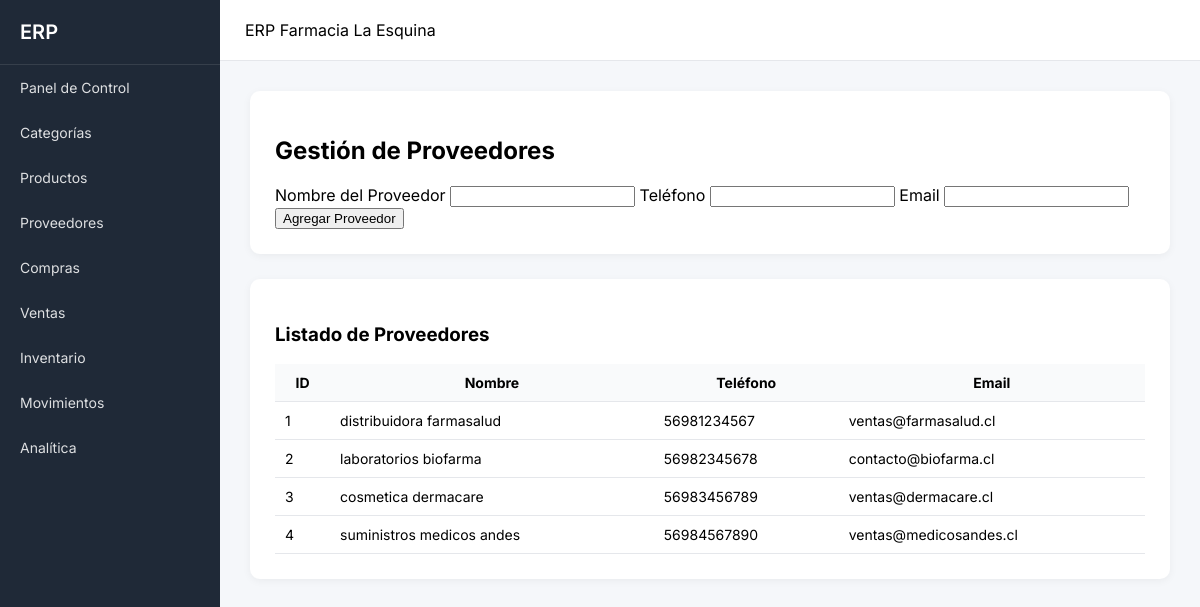
/proveedores, run on the app's committed database.
### tables this page shows
CREATE TABLE proveedor (
        id INTEGER PRIMARY KEY AUTOINCREMENT,
        nombre TEXT,
        telefono TEXT,
        email TEXT
    );

### app.py (the view, shortened to what this page needs)
@app.route("/proveedores", methods=["GET", "POST"])
def proveedores():
    conn = get_db()
    cur = conn.cursor()
    proveedores = cur.execute("SELECT * FROM proveedor").fetchall()
    conn.close()
    return render_template("proveedores.html", proveedores=proveedores)

### app.py (called while the page is built)
def get_db():
    conn = sqlite3.connect("database.db")
    conn.row_factory = sqlite3.Row
    return conn

@app.context_processor
def inject_fmt():
    return dict(fmt=fmt)

### templates/proveedores.html
{% extends "base.html" %}
{% block content %}
<div class="card">
    <h2>Gestión de Proveedores</h2>
    <form method="POST">
        <label>Nombre del Proveedor</label>
        <input type="text" name="nombre" required>
        <label>Teléfono</label>
        <input type="text" name="telefono">
        <label>Email</label>
        <input type="email" name="email">
        <button type="submit">Agregar Proveedor</button>
    </form>
</div>
<div class="card">
    <h3>Listado de Proveedores</h3>
    <table>
        <thead>
            <tr>
                <th class="num">ID</th>
                <th>Nombre</th>
                <th>Teléfono</th>
                <th>Email</th>
            </tr>
        </thead>
        <tbody>
            {% for p in proveedores %}
            <tr>
                <td class="num">{{ p["id"] }}</td>
                <td>{{ p["nombre"] }}</td>
                <td>{{ p["telefono"] }}</td>
                <td>{{ p["email"] }}</td>
            </tr>
            {% endfor %}
        </tbody>
    </table>
</div>
{% endblock %}

### static/style.css (style rules this page uses)
body { margin:0; font-family:'Inter',sans-serif; background:#f5f7fa; }
.card { background:white; padding:25px; border-radius:10px; margin-bottom:25px; box-shadow:0 2px 8px rgba(0,0,0,0.05); }
table { width:100%; border-collapse:collapse; }
th,td { padding:10px; border-bottom:1px solid #e5e7eb; font-size:14px; }
th { background:#f9fafb; }

### data on the page
proveedor: id "1", nombre "distribuidora farmasalud", telefono "56981234567", email "ventas@farmasalud.cl"
proveedor: id "2", nombre "laboratorios biofarma", telefono "56982345678", email "contacto@biofarma.cl"
proveedor: id "3", nombre "cosmetica dermacare", telefono "56983456789", email "ventas@dermacare.cl"
proveedor: id "4", nombre "suministros medicos andes", telefono "56984567890", email "ventas@medicosandes.cl"
